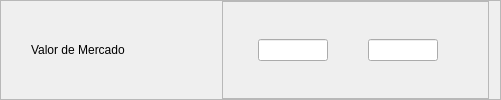
              <widget class="QFrame" name="fValor">
               <property name="frameShape">
                <enum>QFrame::StyledPanel</enum>
               </property>
               <property name="frameShadow">
                <enum>QFrame::Raised</enum>
               </property>
               <layout class="QHBoxLayout" name="horizontalLayout_86">
                <property name="leftMargin">
                 <number>30</number>
                </property>
                <property name="topMargin">
                 <number>0</number>
                </property>
                <property name="bottomMargin">
                 <number>0</number>
                </property>
                <item>
                 <widget class="QLabel" name="label_55">
                  <property name="minimumSize">
                   <size>
                    <width>185</width>
                    <height>0</height>
                   </size>
                  </property>
                  <property name="maximumSize">
                   <size>
                    <width>185</width>
                    <height>150</height>
                   </size>
                  </property>
                  <property name="styleSheet">
                   <string notr="true">font: 14pt &quot;Segoe UI&quot;;</string>
                  </property>
                  <property name="text">
                   <string>Valor de Mercado</string>
                  </property>
                  <property name="alignment">
                   <set>Qt::AlignLeading|Qt::AlignLeft|Qt::AlignVCenter</set>
                  </property>
                 </widget>
                </item>
                <item>
                 <widget class="QFrame" name="frame_69">
                  <property name="frameShape">
                   <enum>QFrame::StyledPanel</enum>
                  </property>
                  <property name="frameShadow">
                   <enum>QFrame::Raised</enum>
                  </property>
                  <layout class="QHBoxLayout" name="horizontalLayout_87">
                   <property name="spacing">
                    <number>0</number>
                   </property>
                   <property name="leftMargin">
                    <number>35</number>
                   </property>
                   <property name="topMargin">
                    <number>0</number>
                   </property>
                   <property name="rightMargin">
                    <number>50</number>
                   </property>
                   <property name="bottomMargin">
                    <number>0</number>
                   </property>
                   <item>
                    <widget class="QLineEdit" name="lineEdit_99">
                     <property name="maximumSize">
                      <size>
                       <width>70</width>
                       <height>16777215</height>
                      </size>
                     </property>
                    </widget>
                   </item>
                   <item>
                    <spacer name="horizontalSpacer_42">
                     <property name="orientation">
                      <enum>Qt::Horizontal</enum>
                     </property>
                     <property name="sizeType">
                      <enum>QSizePolicy::Expanding</enum>
                     </property>
                     <property name="sizeHint" stdset="0">
                      <size>
                       <width>40</width>
                       <height>20</height>
                      </size>
                     </property>
                    </spacer>
                   </item>
                   <item>
                    <widget class="QLineEdit" name="lineEdit_100">
                     <property name="maximumSize">
                      <size>
                       <width>70</width>
                       <height>16777215</height>
                      </size>
                     </property>
                    </widget>
                   </item>
                  </layout>
                 </widget>
                </item>
               </layout>
              </widget>
